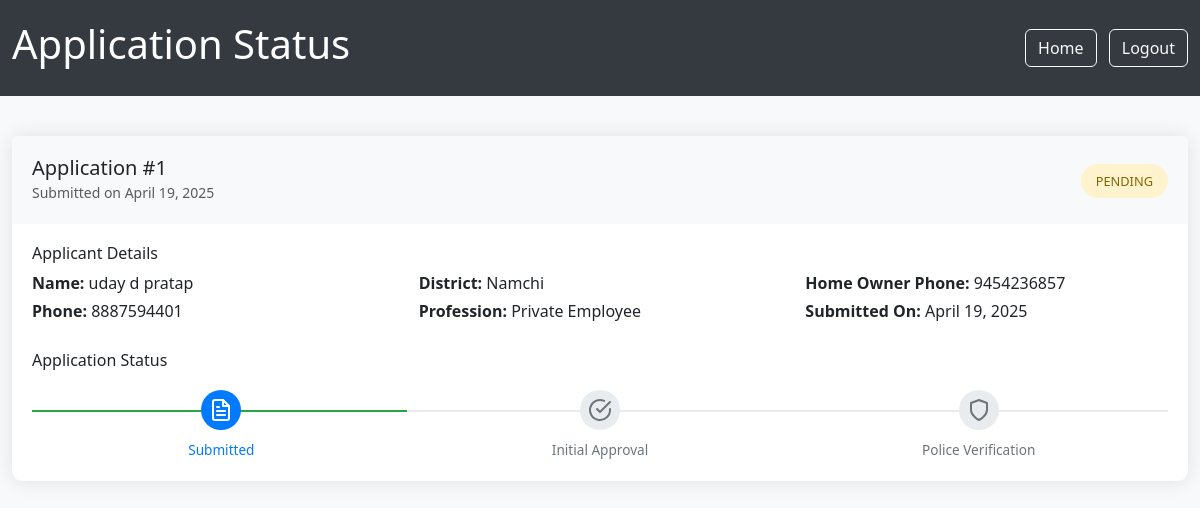
/ApplicationStatus/ (signed in), run on the app's committed database.
### Tenant/models.py (models this page shows, shortened)
class Tenant(models.Model):
    PROFESSION_CHOICES = [
        ('Government Servant', 'Government Servant'),
        ('Public Sector Undertaking Employee', 'Public Sector Undertaking Employee'),
        ('Retired Government Servant', 'Retired Government Servant'),
        ('Retired PSU Employee', 'Retired PSU Employee'),
        ('Businessman/Self-Employed', 'Businessman/Self-Employed'),
        ('Private Employee', 'Private Employee'),
        ('Others', 'Others'),
    ]
    STATUS_CHOICES = [
        ('pending', 'Pending'),
        ('approved', 'Approved'),
        ('rejected', 'Rejected'),
    ]
    POLICE_STATUS_CHOICES = [
        ('pending', 'Pending'),
        ('approved', 'Approved'),
        ('rejected', 'Rejected'),
    ]
    DISTRICT_CHOICES = [
        ('Gangtok', 'Gangtok'),
        ('Mangan', 'Mangan'),
        ('Pakyong', 'Pakyong'),
        ('Soreng', 'Soreng'),
        ('Namchi', 'Namchi'),
        ('Gyalshing', 'Gyalshing'),
    ]
    user = models.ForeignKey(
        settings.AUTH_USER_MODEL,
        on_delete=models.CASCADE,
        related_name='tenants'
    )
    first_name = models.CharField(max_length=100)
    middle_name = models.CharField(max_length=100, blank=True, null=True)
    last_name = models.CharField(max_length=100)
    date_of_birth = models.DateField()
    age = models.PositiveIntegerField(blank=True, null=True)
    photo = models.ImageField(upload_to='tenant_photos/')
    father_name = models.CharField(max_length=100)
    tenant_phone_number = models.CharField(
        max_length=10,
        validators=[RegexValidator(r'^\d{10}$', 'Enter a valid 10-digit phone number')]
    )
    permanent_address = models.TextField()
    village = models.CharField(max_length=100)
    tehsil = models.CharField(max_length=100)
    post_office = models.CharField(max_length=100)
    pin_code = models.CharField(
        max_length=6,
        validators=[RegexValidator(r'^\d{6}$', 'Enter a valid 6-digit pin code')]
    )
    police_station = models.CharField(max_length=100)
    district = models.CharField(max_length=100, choices=DISTRICT_CHOICES)
    owner_phone_number = models.CharField(
        max_length=10,
        validators=[RegexValidator(r'^\d{10}$', 'Enter a valid 10-digit phone number')]
    )
    profession = models.CharField(max_length=50, choices=PROFESSION_CHOICES)
    other_profession = models.CharField(max_length=100, blank=True, null=True)
    serving_employee = models.CharField(
        max_length=3,
        choices=[('Yes', 'Yes'), ('No', 'No')],
        default='No'
    )
    serving_certificate = models.FileField(
        upload_to='certificates/',
        blank=True,
        null=True,
        validators=[FileExtensionValidator(['pdf', 'jpg', 'jpeg', 'png'])]
    )
    retired_employee = models.CharField(
        max_length=3,
        choices=[('Yes', 'Yes'), ('No', 'No')],
        default='No'
    )
    retired_certificate = models.FileField(
        upload_to='certificates/',
        blank=True,
        null=True,
        validators=[FileExtensionValidator(['pdf', 'jpg', 'jpeg', 'png'])]
    )
    sikkim_certificate = models.CharField(
        max_length=3,
        choices=[('Yes', 'Yes'), ('No', 'No')],
        default='No'
    )
    sikkim_certificate_file = models.FileField(
        upload_to='certificates/',
        blank=True,
        null=True,
        validators=[FileExtensionValidator(['pdf', 'jpg', 'jpeg', 'png'])]
    )
    previous_police_station = models.CharField(max_length=100, blank=True, null=True)
    signature_date = models.DateField()
    signature = models.ImageField(
        upload_to='signatures/',
        validators=[FileExtensionValidator(['jpg', 'jpeg', 'png'])]
    )
    status = models.CharField(max_length=10, choices=STATUS_CHOICES, default='pending')
    police_status = models.CharField(max_length=10, choices=POLICE_STATUS_CHOICES, default='pending')
    police_remark = models.TextField(blank=True, null=True)
    created_at = models.DateTimeField(default=timezone.now)
    updated_at = models.DateTimeField(auto_now=True)
    class Meta:
        verbose_name = 'Tenant'
        verbose_name_plural = 'Tenants'
        ordering = ['-created_at']

### Tenant/views.py (the view)
# urls.py: path('ApplicationStatus/', views.ApplicationStatus, name='ApplicationStatus'),
def ApplicationStatus(request):
    tenants = []
    email = request.session.get('verified_email')
    if email:
        user = User.objects.filter(email=email).first()
        if user:
            tenants = Tenant.objects.filter(user=user)
    return render(request, 'ApplicationStatus.html', {'tenants': tenants})

### Template/ApplicationStatus.html (shortened to what this page needs)
<!DOCTYPE html>
<html lang="en">
<head>
    <link rel="stylesheet" href="https://cdn.jsdelivr.net/npm/bootstrap@5.3.0/dist/css/bootstrap.min.css">
</head>
<body>
    <header class="header">
        <div class="container d-flex justify-content-between align-items-center">
            <h1>Application Status</h1>
            <div>
                <a href="/index/" class="btn btn-outline-light me-2">Home</a>
                <a href="/logout/" class="btn btn-outline-light">Logout</a>
            </div>
        </div>
    </header>
    <div class="container">
        {% if tenants %}
            {% for tenant in tenants %}
                <div class="card">
                    <div class="card-header d-flex justify-content-between align-items-center">
                        <div>
                            <h5 class="mb-0">Application #{{ tenant.id }}</h5>
                            <small class="text-muted">Submitted on {{ tenant.created_at|date:"F d, Y" }}</small>
                        </div>
                        <div>
                            {% if tenant.status == 'pending' %}
                                <span class="status-badge status-pending">Pending</span>
                            {% else %}
                                <span class="status-badge status-rejected">Rejected</span>
                            {% endif %}
                        </div>
                    </div>
                    <div class="card-body">
                        <h6>Applicant Details</h6>
                        <div class="row mb-4">
                            <div class="col-md-4">
                                <p class="mb-1"><strong>Name:</strong> {{ tenant.first_name }} {% if tenant.middle_name %}{{ tenant.middle_name }} {% endif %}{{ tenant.last_name }}</p>
                                <p class="mb-1"><strong>Phone:</strong> {{ tenant.tenant_phone_number }}</p>
                            </div>
                            <div class="col-md-4">
                                <p class="mb-1"><strong>District:</strong> {{ tenant.district }}</p>
                                <p class="mb-1"><strong>Profession:</strong> {{ tenant.profession }}</p>
                            </div>
                            <div class="col-md-4">
                                <p class="mb-1"><strong>Home Owner Phone:</strong> {{ tenant.owner_phone_number }}</p>
                                <p class="mb-1"><strong>Submitted On:</strong> {{ tenant.created_at|date:"F d, Y" }}</p>
                            </div>
                        </div>
                        <h6>Application Status</h6>
                        <div class="status-steps">
                            <div class="status-step {% if tenant.status != 'pending' or tenant.status == 'rejected' %}completed{% else %}active{% endif %}">
                                <div class="status-step-icon">
                                    <i data-feather="file-text"></i>
                                </div>
                                <div class="status-step-label">Submitted</div>
                            </div>
                            <div class="status-step {% if tenant.status == 'approved' %}completed{% elif tenant.status == 'rejected' %}completed{% else %}{% endif %}">
                                <div class="status-step-icon">
                                    <i data-feather="check-circle"></i>
                                </div>
                                <div class="status-step-label">Initial Approval</div>
                            </div>
                            <div class="status-step ">
                                <div class="status-step-icon">
                                    <i data-feather="shield"></i>
                                </div>
                                <div class="status-step-label">Police Verification</div>
                            </div>
                        </div>
                    </div>
                </div>
            {% endfor %}
        {% endif %}
    </div>
</body>
</html>

### Template/ApplicationStatus.html (style rules this page uses)
body { font-family: 'Segoe UI', Tahoma, Geneva, Verdana, sans-serif; background-color: #f8f9fa; }
.header { background-color: #343a40; color: white; padding: 20px 0; margin-bottom: 40px; }
.container { max-width: 1200px; }
.card { border: none; border-radius: 10px; box-shadow: 0 0 20px rgba(0, 0, 0, 0.1); margin-bottom: 30px; }
.card-header { background-color: #f8f9fa; border-bottom: none; padding: 20px; }
.card-body { padding: 20px; }
.status-badge { padding: 8px 15px; border-radius: 20px; font-weight: 500; text-transform: uppercase; font-size: 0.8rem; }
.status-pending { background-color: #fff3cd; color: #856404; }
.status-steps { display: flex; margin-top: 20px; position: relative; }
.status-step { flex: 1; text-align: center; position: relative; }
.status-step-icon { width: 40px; height: 40px; border-radius: 50%; background-color: #e9ecef; color: #6c757d; display: flex; align-items: center; justify-content: center; margin: 0 auto 10px; position: relative; z-index: 2; }
.status-step.active .status-step-icon { background-color: #007bff; color: white; }
.status-step-label { font-size: 0.85rem; color: #6c757d; }
.status-step.active .status-step-label { color: #007bff; font-weight: 500; }

### data on the page
Tenant: id "1", created_at "April 19, 2025", status "PENDING", first_name "uday", middle_name "d", last_name "pratap", tenant_phone_number "8887594401", district "Namchi", profession "Private Employee", owner_phone_number "9454236857"
